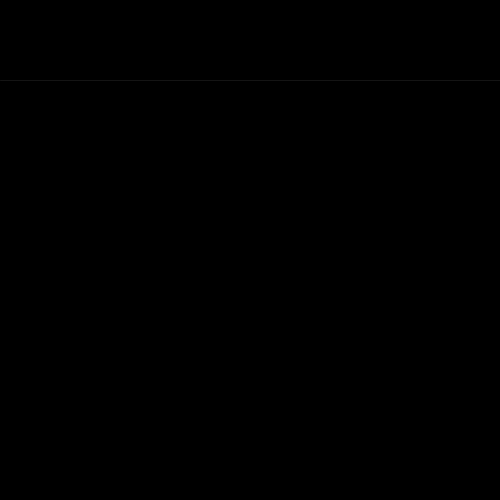
Frame 1 (no input)
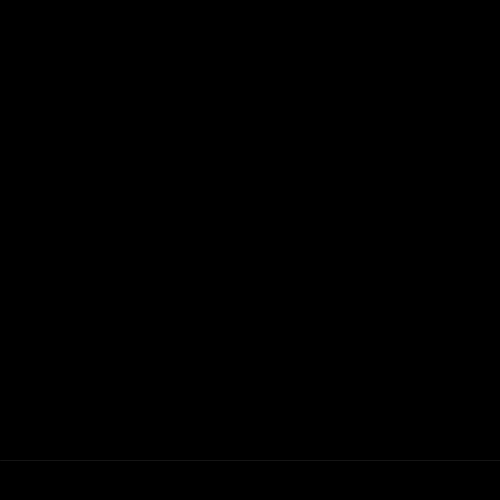
Frame 60 (the mouse pressed at the canvas centre just before this capture)
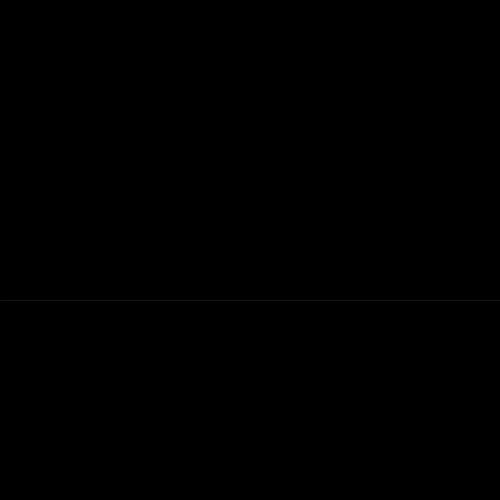
Frame 120 (the mouse held since frame 60 and released just before this capture)

The Processing sketch that drew these frames (run headless with seeded random() and noise(); from frame 60 on, the mouse is pressed at the canvas centre):

// Processing sketch: sketch_20150922
// ── sketch_20150922.pde
import java.util.*;

int multiplier = 20;
int size = 25;
int xStart = 4;
int yStart = 4;
Problem problem = new Problem(size);
Node startPoint = problem.graph.matrix[xStart][yStart];


int y = 100;


void setup() {
  size(500, 500);
  stroke(multiplier);
  frameRate(15);
}

void draw() { 
  background(0);   // Clear the screen with a black background
  y = y - multiplier; 
  if (y < 0) { 
    y = height; 
  } 
  line(0, y, width, y);  
}
// ── AgentTreeSearch.pde
class AgentTreeSearch
{
  AgentTreeSearch(Problem problem, Strategy strategy)
  {
    this.problem = problem;
    this.strategy = strategy;
    root = new Tree(problem.startPoint);
  }
  boolean run()
  {
    return iterate(root);
  }
  boolean iterate(Tree current)
  {
    if(problem.isEndPoint(current.data))
      return true;
    Vector<Node> adjacents = problem.graph.getAdjacentNodes(current.data);
    for(int i = 0 ; i < adjacents.size() ; i++)
      current.childs.add(new Tree(adjacents.elementAt(i)));
    Tree next = strategy.get(current);
    if(null == next)
      return iterate(next);
    return false;
  }
  private Problem problem;
  private Strategy strategy;
  private Tree root;
}
// ── Graph.pde
class Graph
{
  Graph(int size)
  {
    this.size = size;
    matrix = new Node[size][];
    for(int i = 0 ; i < size ; i++)
    {
      matrix[i] = new Node[size];
      for(int j = 0 ; j < size ; j++)
        matrix[i][j] = new Node();
    }
  }
  public Vector<Node> getAdjacentNodes(Node node)
  {
    Vector vector = new Vector();
    if(node.x + 1 < size)
    {
      if(node.y + 1 < size)
        vector.addElement(matrix[node.x+1][node.y+1]);
      if(node.y - 1 >= 0)
        vector.addElement(matrix[node.x+1][node.y-1]);
    }
    if(node.x - 1 >= 0)
    {
      if(node.y + 1 < size)
        vector.addElement(matrix[node.x-1][node.y+1]);
      if(node.y - 1 >= 0)
        vector.addElement(matrix[node.x-1][node.y-1]);
    }
    return vector;
  }
  private int size;
  private Node[][] matrix;
}
// ── Node.pde
class Node
{
  public int x, y;
  private boolean valid;
  public String label;
  Node()
  {
    valid = false;
  }
  Node(String label)
  {
    valid = true;
    this.label = label;
  }
  public boolean isValid()
  {
    return valid;
  }
}
// ── Problem.pde
class Problem
{
  public Graph graph;
  public Vector<Node> endPoints;
  public Node startPoint;
  
  Problem(int size)
  {
    graph = new Graph(size);
    endPoints = new Vector<Node>();
  }
  public boolean isEndPoint(Node nodeToCheck)
  {
    for(int i = 0 ; i < endPoints.size() ; i++)
      if(endPoints.elementAt(i).x == nodeToCheck.x && endPoints.elementAt(i).y == nodeToCheck.y)
        return true;
    return false;
  }
}
// ── Strategy.pde
interface Strategy
{
  Tree get(Tree current);
}

class DFS implements Strategy
{
  private Stack<Tree> stack;
  Tree get(Tree current)
  {
    for(int i = 0 ; i < current.childs.size() ; i++)
      stack.push(current.childs.get(i));
    if(stack.empty())
      return null;
    return stack.pop();
  }
}
// ── Tree.pde
public class Tree
{
  public List<Tree> childs = new LinkedList<Tree>();
  public Node data;
  public Tree(Node data)
  {
    this.data = data;
  }
}
